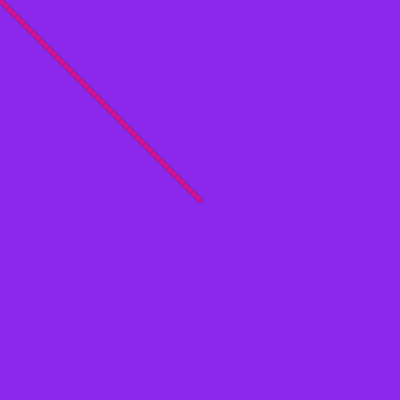
Frame 1 (no input)
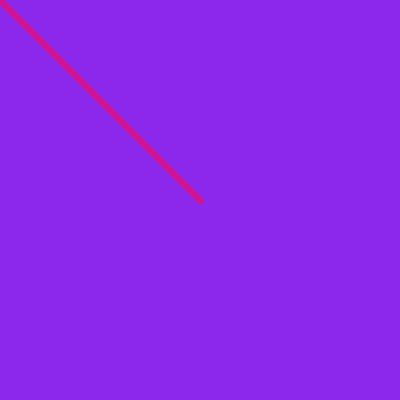
Frame 60 (the mouse pressed at the canvas centre just before this capture)
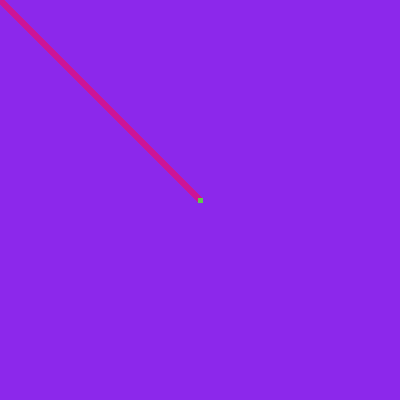
Frame 120 (the mouse held since frame 60 and released just before this capture)

The Processing sketch that drew these frames (run headless with seeded random() and noise(); from frame 60 on, the mouse is pressed at the canvas centre):

// Processing sketch: Free
// ── Free.pde
void setup() {
  size(400,400);
  strokeWeight(5);
  background(140,40,235); 
}

void draw() {
  if (mousePressed == true)
  stroke(95,200,80);
  line(mouseX,mouseY,200,200);
  if (mousePressed == false)
  stroke(205,20,150);
  line(mouseX,mouseY,200,200);
}
